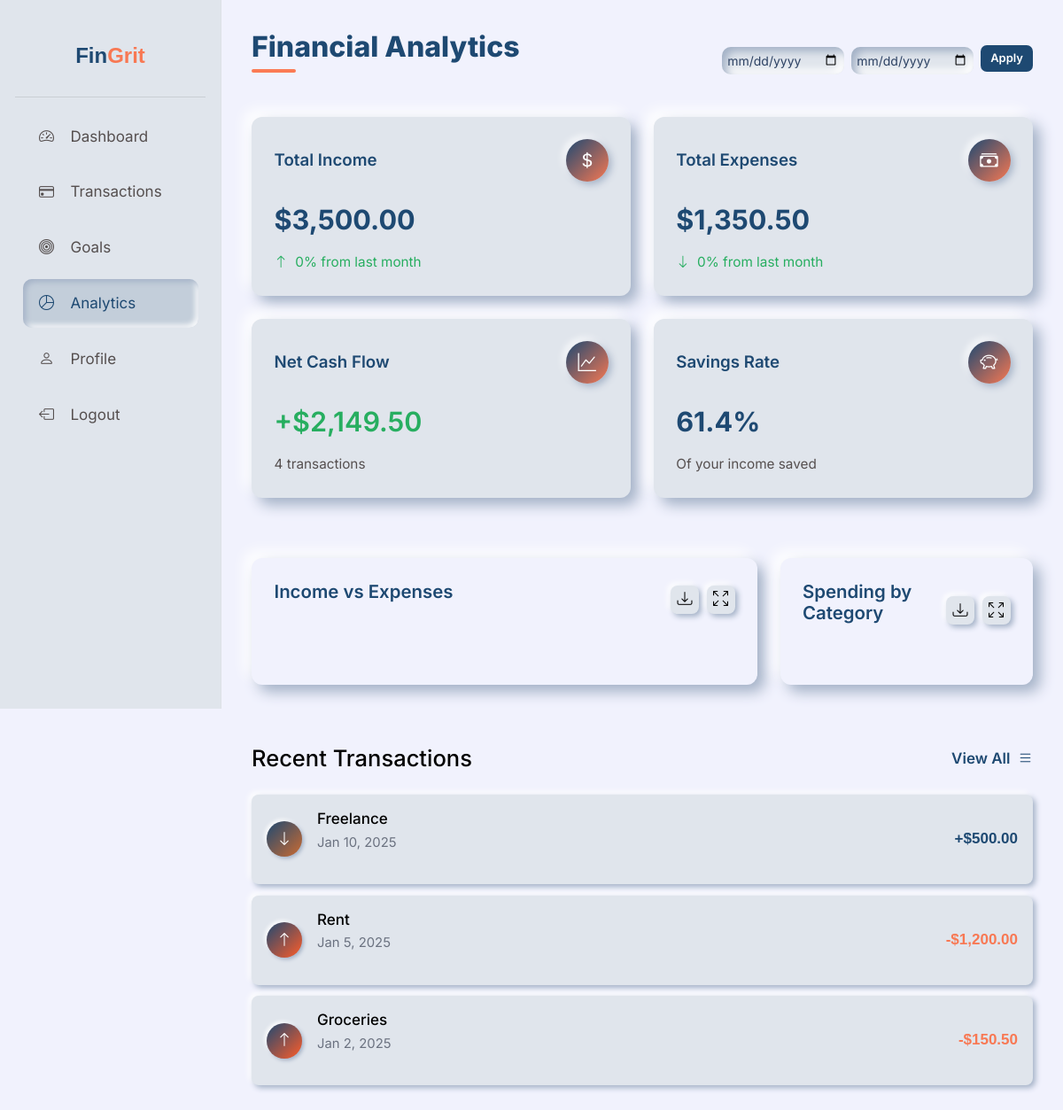
/analytics.php (signed in), run on the app's committed database.
### tables this page shows
CREATE TABLE IF NOT EXISTS transactions (
    id INT AUTO_INCREMENT PRIMARY KEY,
    user_id INT NOT NULL,
    type ENUM('income', 'expense') NOT NULL,
    category VARCHAR(50) NOT NULL,
    amount DECIMAL(10, 2) NOT NULL,
    date DATE NOT NULL,
    notes TEXT,
    created_at TIMESTAMP DEFAULT CURRENT_TIMESTAMP,
    FOREIGN KEY (user_id) REFERENCES users(id) ON DELETE CASCADE
);

### php/db.php (called while the page is built, shortened)
<?php
class Database {
    private $host;
    private $db_name;
    private $username;
    private $password;
public function __construct() {
    $this->host = getenv('DB_HOST');
    $this->db_name = getenv('DB_NAME');
    $this->username = getenv('DB_USER');
    $this->password = getenv('DB_PASS');
}
    public function connect() {
        $this->conn = null;
        try {
            $this->conn = new PDO(
                "mysql:host={$this->host};dbname={$this->db_name}",
                $this->username,
                $this->password
            );
            $this->conn->setAttribute(PDO::ATTR_ERRMODE, PDO::ERRMODE_EXCEPTION);
        } catch(PDOException $e) {
            error_log("Connection error: " . $e->getMessage());
            throw new Exception("Database connection failed");
        }
        return $this->conn;
    }
}
?>

### php/transactions.php (called while the page is built, shortened)
<?php
require_once 'db.php';
require_once 'helpers.php';
class Transaction {
    private $db;
    public function __construct() {
        $database = new Database();
        $this->db = $database->connect();
    }
        public function getRecent($userId, $limit = 3) {
        $stmt = $this->db->prepare("SELECT * FROM transactions WHERE user_id = ? ORDER BY date DESC LIMIT ?");
        $stmt->bindValue(1, $userId, PDO::PARAM_INT);
        $stmt->bindValue(2, $limit, PDO::PARAM_INT);
        $stmt->execute();
        return $stmt->fetchAll(PDO::FETCH_ASSOC);
    }
    public function getAll($user_id, $limit = null, $offset = null) {
    $query = "SELECT * FROM transactions WHERE user_id = ? ORDER BY date DESC";
    $stmt = $this->db->prepare($query);
    $stmt->execute([$user_id]);
    return $stmt->fetchAll(PDO::FETCH_ASSOC);
}
}
?>

### php/auth.php (called while the page is built, shortened)
<?php
require_once 'db.php';
require_once 'helpers.php';
class Auth {
    public function __construct() {
        $database = new Database();
    }
public function isLoggedIn() {
    return isset($_SESSION['logged_in']) && $_SESSION['logged_in'] === true;
}
    public function getCurrentUser() {
        return [
            'id' => $_SESSION['user_id'],
            'name' => $_SESSION['user_name'],
            'email' => $_SESSION['user_email']
        ];
    }
}
?>

### php/helpers.php (called while the page is built, shortened)
<?php
function formatCurrency($amount) {
    return '$' . number_format($amount, 2);
}
function formatDate($date, $format = 'Y-m-d') {
    return date($format, strtotime($date));
}
?>

### analytics.php (the view, shortened to what this page needs)
<?php
require_once 'php/transactions.php';
$auth = new Auth();
$user = $auth->getCurrentUser();
$transaction = new Transaction();
$recentTransactions = $transaction->getRecent($user['id']);
$startDate = $_GET['start_date'] ?? null;
$endDate = $_GET['end_date'] ?? null;
if ($startDate && $endDate) {
    $transactions = $transaction->getByDateRange($user['id'], $startDate, $endDate);
} else {
    $transactions = $transaction->getAll($user['id']);
}
$analyticsData = calculateAnalytics($transactions);
$monthlyData = calculateMonthlyData($transactions);
function calculateAnalytics($transactions)
{
    $totalIncome = 0;
    $totalExpenses = 0;
    $savingsRate = 0;
    foreach ($transactions as $transaction) {
        if ($transaction['type'] === 'income') {
            $totalIncome += $transaction['amount'];
        } else {
            $totalExpenses += $transaction['amount'];
        }
    }
    if ($totalIncome > 0) {
        $savingsRate = (($totalIncome - $totalExpenses) / $totalIncome) * 100;
    }
    return [
        'total_income' => $totalIncome,
        'total_expenses' => $totalExpenses,
        'net_flow' => $totalIncome - $totalExpenses,
        'savings_rate' => $savingsRate,
        'transaction_count' => count($transactions)
    ];
}
function calculateMonthlyData($transactions)
{
    $monthlyData = [];
    foreach ($transactions as $transaction) {
        $month = date('Y-m', strtotime($transaction['date']));
        if (!isset($monthlyData[$month])) {
            $monthlyData[$month] = [
                'income' => 0,
                'expenses' => 0,
                'net' => 0
            ];
        }
        if ($transaction['type'] === 'income') {
            $monthlyData[$month]['income'] += $transaction['amount'];
        } else {
            $monthlyData[$month]['expenses'] += $transaction['amount'];
        }
        $monthlyData[$month]['net'] = $monthlyData[$month]['income'] - $monthlyData[$month]['expenses'];
    }
    krsort($monthlyData);
    return array_slice($monthlyData, 0, 12);
}
$currentMonth = date('Y-m');
$previousMonth = date('Y-m', strtotime('-1 month'));
$currentMonthIncome = isset($monthlyData[$currentMonth]['income']) ? $monthlyData[$currentMonth]['income'] : 0;
$previousMonthIncome = isset($monthlyData[$previousMonth]['income']) ? $monthlyData[$previousMonth]['income'] : 0;
$incomeChange = $previousMonthIncome > 0 ? (($currentMonthIncome - $previousMonthIncome) / $previousMonthIncome) * 100 : 0;
$currentMonthExpenses = isset($monthlyData[$currentMonth]['expenses']) ? $monthlyData[$currentMonth]['expenses'] : 0;
$previousMonthExpenses = isset($monthlyData[$previousMonth]['expenses']) ? $monthlyData[$previousMonth]['expenses'] : 0;
$expensesChange = $previousMonthExpenses > 0 ? (($currentMonthExpenses - $previousMonthExpenses) / $previousMonthExpenses) * 100 : 0;
?>
<!DOCTYPE html>
<html lang="en">
<head>
    <link href="https://cdn.jsdelivr.net/npm/bootstrap@5.3.3/dist/css/bootstrap.min.css" rel="stylesheet">
    <link href="https://cdn.jsdelivr.net/npm/bootstrap-icons@1.11.3/font/bootstrap-icons.min.css" rel="stylesheet">
    <link href="css/main.css" rel="stylesheet">
    <link href="css/specific_styles.css" rel="stylesheet">
</head>
<body>
    <div class="dashboard-container">
        <?php include 'partials/sidebar.php'; ?>
        <main class="dashboard-main">
            <header class="dashboard-header">
                <h1>Financial Analytics</h1>
                <div class="date-filter">
                    <?php if ($startDate && $endDate): ?>
                        <span class="selected-period">
                            Period: <?php echo date('M j, Y', strtotime($startDate)) . " - " . date('M j, Y', strtotime($endDate)); ?>
                        </span>
                        <button id="changeDatesBtn" class="btn btn-primary btn-sm">Change Dates</button>
                    <?php else: ?>
                        <form method="get" class="filter-form" id="dateFilterForm">
                            <input type="date" name="start_date" required>
                            <input type="date" name="end_date" required>
                            <button type="submit" class="btn btn-primary btn-sm">Apply</button>
                        </form>
                    <?php endif; ?>
                </div>
            </header>
            <div class="analytics-grid">
                <div class="analytics-card">
                    <div class="card-header">
                        <h3 class="card-title">Total Income</h3>
                        <div class="card-icon">
                            <i class="bi bi-currency-dollar"></i>
                        </div>
                    </div>
                    <div class="card-value"><?php echo formatCurrency($analyticsData['total_income']); ?></div>
                    <div class="card-change <?php echo $incomeChange >= 0 ? 'positive' : 'negative'; ?>">
                        <i class="bi bi-arrow-<?php echo $incomeChange >= 0 ? 'up' : 'down'; ?>"></i>
                        <span><?php echo abs(round($incomeChange, 1)); ?>% from last month</span>
                    </div>
                </div>
                <div class="analytics-card">
                    <div class="card-header">
                        <h3 class="card-title">Total Expenses</h3>
                        <div class="card-icon">
                            <i class="bi bi-cash-stack"></i>
                        </div>
                    </div>
                    <div class="card-value"><?php echo formatCurrency($analyticsData['total_expenses']); ?></div>
                    <div class="card-change <?php echo $expensesChange <= 0 ? 'positive' : 'negative'; ?>">
                        <i class="bi bi-arrow-<?php echo $expensesChange <= 0 ? 'down' : 'up'; ?>"></i>
                        <span><?php echo abs(round($expensesChange, 1)); ?>% from last month</span>
                    </div>
                </div>
                <div class="analytics-card">
                    <div class="card-header">
                        <h3 class="card-title">Net Cash Flow</h3>
                        <div class="card-icon">
                            <i class="bi bi-graph-up"></i>
                        </div>
                    </div>
                    <div class="card-value <?php echo $analyticsData['net_flow'] >= 0 ? 'income' : 'expense'; ?>">
                        <?php echo ($analyticsData['net_flow'] >= 0 ? '+' : '') . formatCurrency($analyticsData['net_flow']); ?>
                    </div>
                    <div class="card-change">
                        <span><?php echo $analyticsData['transaction_count']; ?> transactions</span>
                    </div>
                </div>
                <div class="analytics-card">
                    <div class="card-header">
                        <h3 class="card-title">Savings Rate</h3>
                        <div class="card-icon">
                            <i class="bi bi-piggy-bank"></i>
                        </div>
                    </div>
                    <div class="card-value"><?php echo round($analyticsData['savings_rate'], 1); ?>%</div>
                    <div class="card-change">
                        <span>Of your income saved</span>
                    </div>
                </div>
            </div>
            <div class="charts-grid">
                <div class="chart-container">
                    <div class="chart-header">
                        <h3 class="chart-title">Income vs Expenses</h3>
                        <div class="chart-actions">
                            <button><i class="bi bi-download"></i></button>
                            <button><i class="bi bi-arrows-fullscreen"></i></button>
                        </div>
                    </div>
                </div>
                <div class="chart-container">
                    <div class="chart-header">
                        <h3 class="chart-title">Spending by Category</h3>
                        <div class="chart-actions">
                            <button><i class="bi bi-download"></i></button>
                            <button><i class="bi bi-arrows-fullscreen"></i></button>
                        </div>
                    </div>
                </div>
            </div>
            <div class="recent-transactions">
                <div class="section-header">
                    <h3>Recent Transactions</h3>
                    <a href="transactions.php" class="view-all">View All <i class="bi bi-list"></i> </a>
                </div>
                <div class="transactions-list">
                    <?php if (!empty($recentTransactions)): ?>
                        <?php foreach ($recentTransactions as $transaction): ?>
                            <div class="transaction-item">
                                <div class="transaction-icon" style="background-color: <?php echo $transaction['type'] === 'income' ? '#27AE60' : '#FF6F3C'; ?>">
                                    <?php if ($transaction['type'] === 'income'): ?>
                                        <i class="bi bi-arrow-down"></i>
                                    <?php else: ?>
                                        <i class="bi bi-arrow-up"></i>
                                    <?php endif; ?>
                                </div>
                                <div class="transaction-details">
                                    <h4><?php echo htmlspecialchars($transaction['category']); ?></h4>
                                    <p><?php echo formatDate($transaction['date'], 'M j, Y'); ?></p>
                                </div>
                                <div class="transaction-amount <?php echo $transaction['type'] === 'income' ? 'income' : 'expense'; ?>">
                                    <?php echo ($transaction['type'] === 'income' ? '+' : '-') . formatCurrency($transaction['amount']); ?>
                                </div>
                            </div>
                        <?php endforeach; ?>
                    <?php else: ?>
                        <p class="no-transactions">No transactions yet. <a href="transactions.php?action=add">Add one</a> to get started!</p>
                    <?php endif; ?>
                </div>
            </div>
        </main>
    </div>
</body>
</html>

### data on the page
transactions: type "income" (drawn), category "Freelance", date "Jan 10, 2025", amount "$500.00"
transactions: type "expense" (drawn), category "Rent", date "Jan 5, 2025", amount "$1,200.00"
transactions: type "expense" (drawn), category "Groceries", date "Jan 2, 2025", amount "$150.50"

### other printed values
formatCurrency($analyticsData['total_income']) "$3,500.00"
abs(round($incomeChange, 1)) "0"
formatCurrency($analyticsData['total_expenses']) "$1,350.50"
abs(round($expensesChange, 1)) "0"
formatCurrency($analyticsData['net_flow']) "$2,149.50"
$analyticsData['transaction_count'] "4"
$analyticsData['savings_rate'] "61.4"
